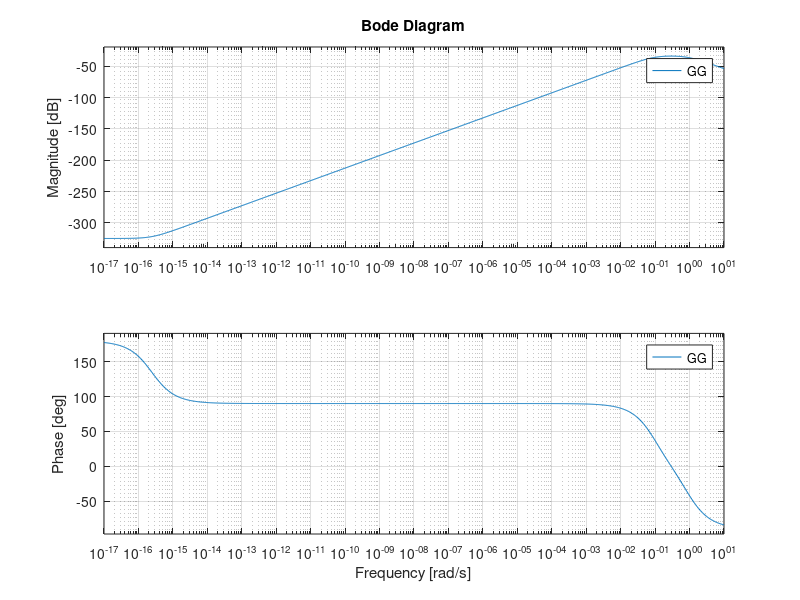
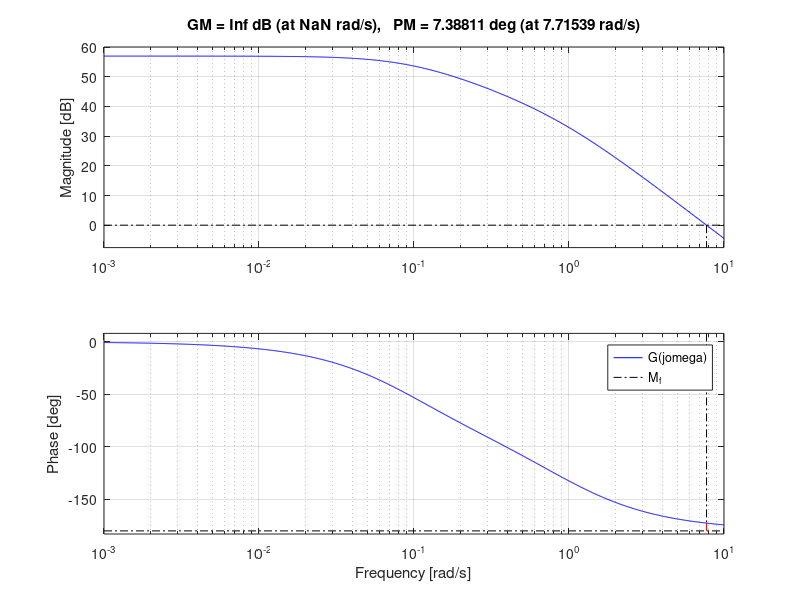

These figures' MATLAB source, in order: (Note: this script raises an error after producing the figures.)
clear; close all;clc;

% SPECIFICHE
% 
% -) Errore a regime in risposta a un gradino w(t) = 20*1(t) e d(t) = 20*1(t) pari a 0.01
%
% -) Attenuazione di almeno 50dB per d(t)
%       con [omega_d_min, omega_d_MAX] = [0,0.1]
%
% -) Attenuazione di almeno 35dB per n(t)
%       con [omega_n_min, omega_n_MAX] = [10^3,10^6]
%
% -) S% <= 5%
% -) Ta,1 <= 0.075 s
% -) Mf >= 45°

%%Specifiche

% ampiezze gradini
WW = 20;
DD = 0.1;
NN = 0.6;

% errore a regime

% attenuazione disturbo sull'uscita
omega_d_MAX = 0.1;
A_d = 50;

% attenuazione disturbo di misura
omega_n_min = 10^3;
omega_n_MAX = 10^6;
A_n = 35;

% Sovraelongazione massima e tempo d'assestamento al 5%
S_p = 5;
T_a5_spec = 0.075;

%parametri
bb = 50;
g = 9.8;
mi = 5;
ei = 0.1;
ie = 50;

%% Creazione sistema
A = [0 1; -g*mi*ei*sqrt(3)/(2*(mi*ei*ei+ie)) -bb/(mi*ei*ei+ie)];
B = [0; 1/(mi*ei*ei+ie)];
C = [0 1];
D = 0;

sys = ss(A,B,C,D);

GG = tf(sys);
s = tf('s');

%% Diagramma di Bode

figure(1);
bode(GG);
zoom on;
%% Regolatore statico 

RR_s =  0.3 * 10^4/s;
GG_e = RR_s * GG;
GG_e = minreal(GG_e);
%% Diagrammi di Bode di Ge con specifiche
% [Gm, Mf_curr, Wcg, Wcp]=margin(GG_e)
figure(2);
hold on;

%scrivere calcolo specifiche S% => Margine di fase
xi = log(S_p)/(sqrt(log(S_p)^2+pi*pi)); %smorzamento
Mf_spec = xi * 100; 

% Specifiche su d
omega_d_min = 0.0001; % lower bound per il plot
Bnd_d_x = [omega_d_min; omega_d_MAX; omega_d_MAX; omega_d_min];
Bnd_d_y = [A_d; A_d; -150; -150];
patch(Bnd_d_x, Bnd_d_y,'r','FaceAlpha',0.2,'EdgeAlpha',0);

% Specifiche su n
Bnd_n_x = [omega_n_min; omega_n_MAX; omega_n_MAX; omega_n_min];
Bnd_n_y = [-A_n; -A_n; 100; 100];
patch(Bnd_n_x, Bnd_n_y,'g','FaceAlpha',0.2,'EdgeAlpha',0);

% Specifiche tempo d'assestamento (minima pulsazione di taglio)
omega_Ta_min = 1e-4; % lower bound per il plot
omega_Ta_MAX = 300/(Mf_spec * T_a5_spec); % omega_c >= 300/(Mf*T^*) ~ 4.6
Bnd_Ta_x = [omega_Ta_min; omega_Ta_MAX; omega_Ta_MAX; omega_Ta_min];
Bnd_Ta_y = [0; 0; -150; -150];
patch(Bnd_Ta_x, Bnd_Ta_y,'b','FaceAlpha',0.2,'EdgeAlpha',0);

% Legenda colori
Legend_mag = ["A_d", "A_n", "\omega_{c,min}", "G(j\omega)"];
legend(Legend_mag);

% Plot Bode con margini di stabilità
margin(GG_e);
grid on; zoom on

% Specifiche sovraelongazione (margine di fase)
omega_c_min = omega_Ta_MAX;
omega_c_MAX = 10^3;

phi_spec = Mf_spec - 180;
phi_low = -270; % lower bound per il plot

Bnd_Mf_x = [omega_c_min; omega_c_MAX; omega_c_MAX; omega_c_min];
Bnd_Mf_y = [phi_spec; phi_spec; phi_low; phi_low];
patch(Bnd_Mf_x, Bnd_Mf_y,'g','FaceAlpha',0.2,'EdgeAlpha',0);

% Legenda colori
Legend_arg = ["G(j\omega)"; "M_f"];
legend(Legend_arg);

%% Design del regolatore dinamico

w_c_star = 60;
M_f_star = 85 * pi/180;
M_star = 1/abs(evalfr(GG_e, i *w_c_star));
phi_star = M_f_star-pi-angle(evalfr(GG_e,i * w_c_star));

tau = (M_star-cos(phi_star))/(w_c_star*sin(phi_star));
alpha = (cos(phi_star)-1/M_star)/(w_c_star*sin(phi_star)*tau);
R_d = ((1+tau*s))/((1+alpha*tau*s) * (1+s*1/(5.5*10^2)));
% R_d = (1+tau*s)/((1+alpha*tau*s)*(1+s*1/(7*10^2))^2*(1+s*1/(7.5*10^2)));

%%funzione ad anello
LL = R_d * GG_e;
figure(3);
hold on;

% Specifiche di ampiezza
[Gm, Mf_curr, Wcg, Wcp] = margin(LL);
omega_Ta_MAX = 300/(Mf_curr * T_a5_spec);
Bnd_Ta_x = [omega_Ta_min; omega_Ta_MAX; omega_Ta_MAX; omega_Ta_min];

patch(Bnd_d_x, Bnd_d_y, 'r', 'FaceAlpha', 0.2, 'EdgeAlpha', 0);
patch(Bnd_n_x, Bnd_n_y, 'g', 'FaceAlpha', 0.2, 'EdgeAlpha', 0);
patch(Bnd_Ta_x, Bnd_Ta_y, 'b', 'FaceAlpha', 0.2, 'EdgeAlpha', 0);
legend(Legend_mag);

% Plot Bode con margini di stabilità
margin(LL);
grid on; zoom on;

%Specifiche su fase
omega_c_min = omega_Ta_MAX;
Bnd_Mf_x = [omega_c_min; omega_c_MAX; omega_c_MAX; omega_c_min];

patch(Bnd_Mf_x, Bnd_Mf_y, 'g', 'FaceAlpha', 0.2, 'EdgeAlpha', 0);
hold on;
legend(Legend_arg);

%% Check prestazioni in anello chiuso

% Funzione di sensitività complementare
FF = LL/(1+LL);
FF = minreal(FF);
FF
figure(4);
hold on;
bode(FF);
margin(LL);
poles = pole(FF);
fprintf('Poli dei F(s):\n');
disp(poles); 

% Risposta ad un gradino

figure(5);
T_simulation = 0.5;
[y_step, t_step] = step(WW*FF, T_simulation);
plot(t_step, y_step, 'b');
grid on; zoom on; hold on;

% vincolo di sovraelongazione
S_100_spec = 5;
patch([0, T_simulation, T_simulation, 0], [WW*(1+S_100_spec), WW*(1+S_100_spec), WW+1, WW+1], 'r', 'FaceAlpha', 0.3, 'EdgeAlpha', 0.5);
ylim([0,WW+1]);

% vincolo tempo di assestamento al 5%
LV = abs(evalfr(WW*FF, 0)); %valore limite gradino: W*F(0)
patch([T_a5_spec, T_simulation, T_simulation, T_a5_spec], [LV*(1-0.05), LV*(1-0.05),0,0], 'g', 'FaceAlpha', 0.1, 'EdgeAlpha',0.5);
patch([T_a5_spec, T_simulation, T_simulation, T_a5_spec], [LV*(1+0.05), LV*(1+0.05), LV+1, LV+1], 'g', 'FaceAlpha', 0.1, 'EdgeAlpha',0.1);

Legend_step=["Risposta al gradino"; "Vincolo sovraelongazione"; "Vincolo tempo di assestamento"];
legend(Legend_step);

%% Check disturbo in uscita

% Funzione di sensitività
SS=1/(1+LL);
figure(7);

% Simulazione del disturbo a pulsazione 0.025 (sono 4 a multipli di 0.025)
omega_d = 0.0025;
tt = (0:1e-2: 5*1e3);
dd = DD*(sin(omega_d*tt) + sin(omega_d*2*tt) + sin(omega_d*3*tt) + sin(omega_d*4*tt));
y_d = lsim(SS, dd, tt);
d_attenuato = dd / 10^(50/20); 
hold on, grid on, zoom on;
plot(tt, dd,'m');
plot(tt,y_d, 'b');
plot(tt,d_attenuato, 'g');
grid on
legend('disturbo d(t)', 'uscita del sistema', 'attenuazione minima');

%Simulazione dell'errore di misura n 
figure(8);
omega_n = 10^3;
tt = (0:1e-4:1e-1);
nn = NN*(sin(omega_n*tt) + sin(omega_n*2*tt) + sin(omega_n*3*tt) + sin(omega_n*4*tt));
n_attenuato = nn / 10^(35/20); 
y_n = lsim(FF, nn, tt);
hold on, grid on, zoom on;
plot(tt, nn, 'm');
plot(tt, y_n, 'b');
plot(tt, n_attenuato, 'g'); 
grid on
legend('disturbo n(t)', 'uscita del sistema', 'attenuazione minima');